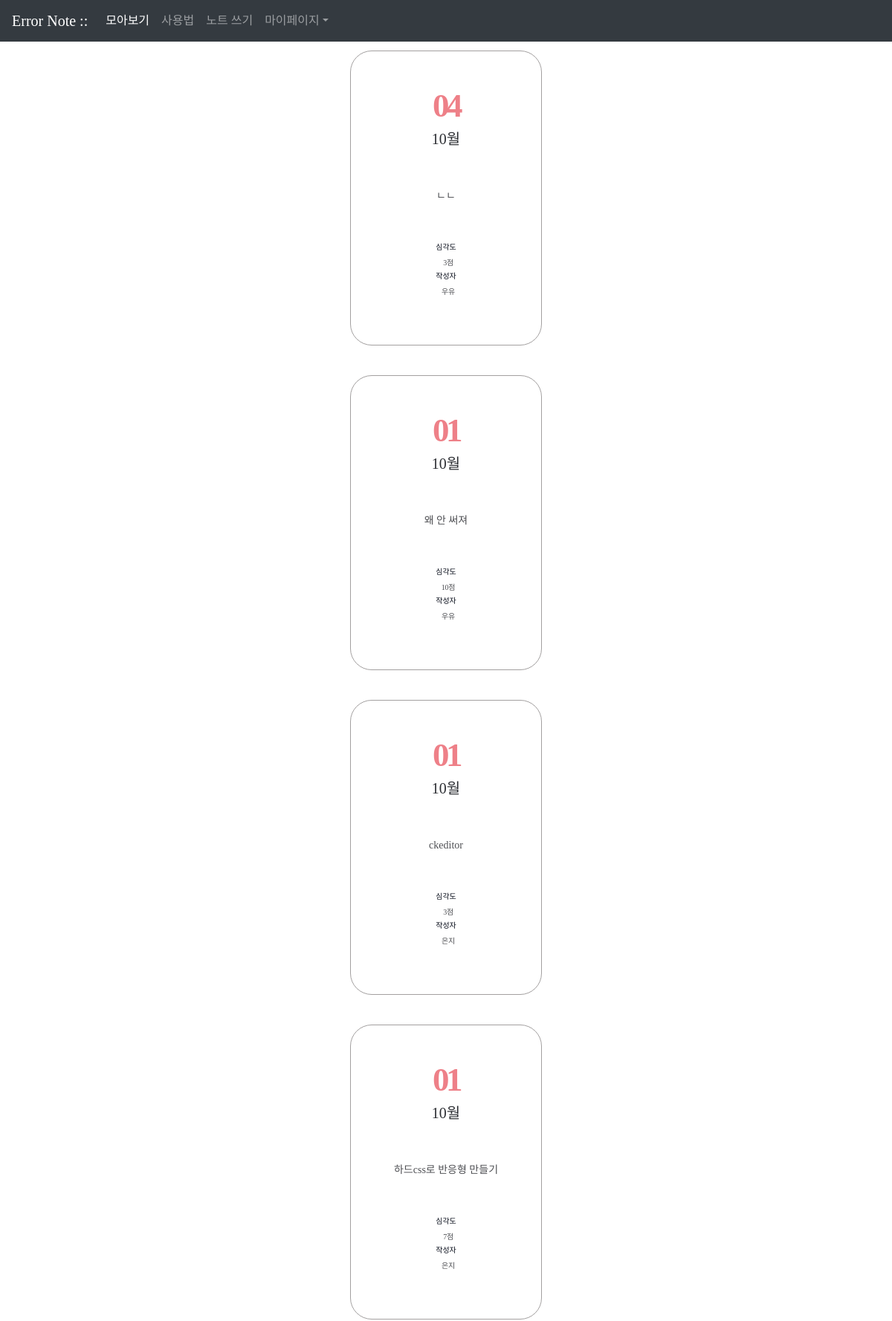
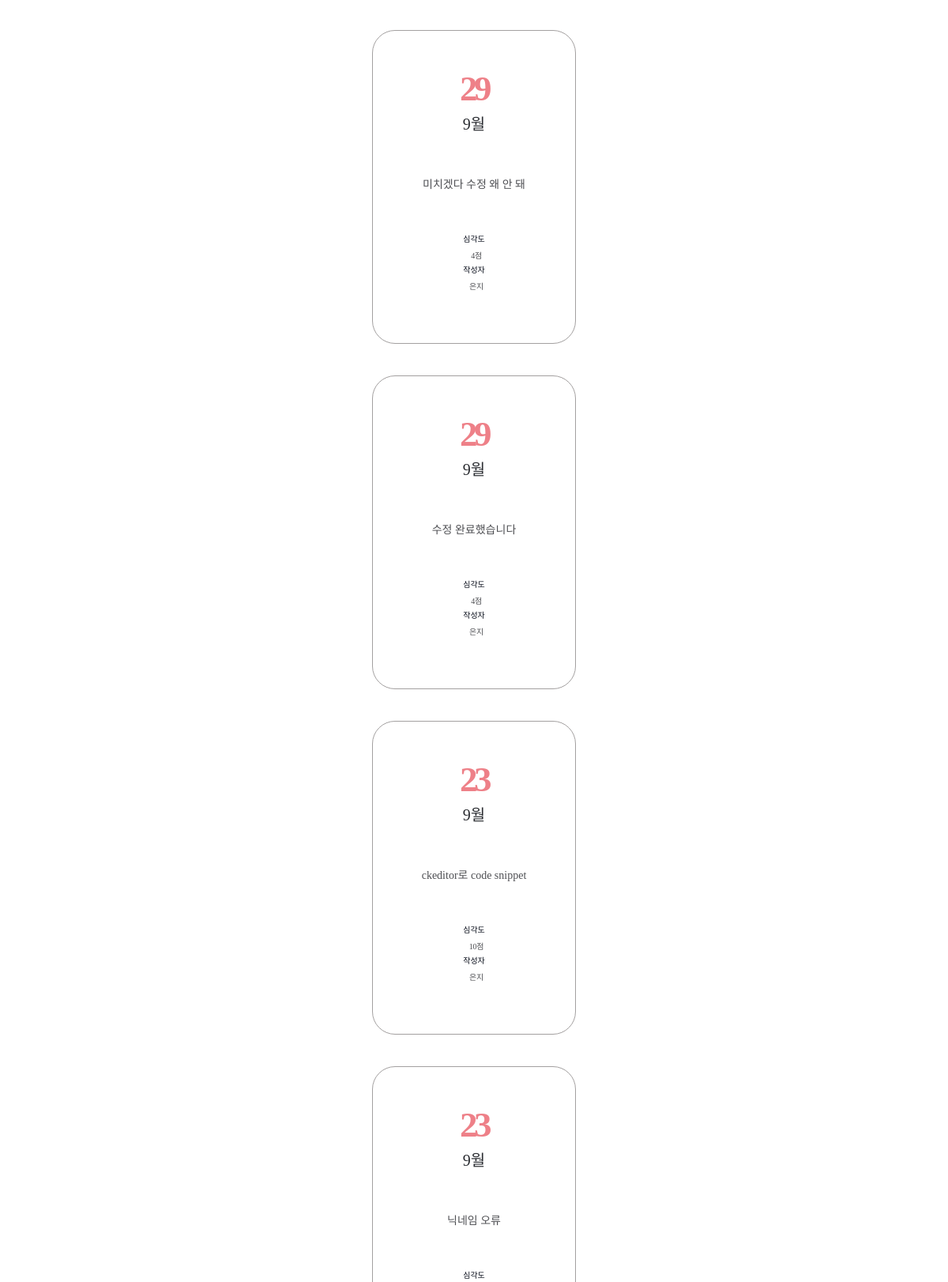
Screenshot of /diary/ (upper part) with the database file from the repository (2 pictures, top to bottom).
### diary/models.py (models this page shows, shortened)
class Page(models.Model):
    title = models.CharField(max_length=50)
    content = models.TextField()
    score = models.IntegerField()
    dt_created = models.DateTimeField(verbose_name="Date Created", auto_now_add=True)
    author = models.ForeignKey(User, on_delete=models.CASCADE)

### userplate/models.py (models this page shows, shortened)
class User(AbstractUser):
    nickname = models.CharField(max_length=10, unique=True, null=True, validators=[validate_no_special_characters], error_messages={'unique': '이미 사용 중인 닉네임입니다.'},)

### diary/views.py (the view)
# urls.py: path('diary/', views.PageListView.as_view(), name='page-list'),
class PageListView(ListView):
    model = Page
    ordering = ['-dt_created']
    paginate_by = 8

### diary/templates/diary/page_list.html
{% extends './base.html' %}
{% block content %}
<div class="contents py-5 wrap-note d-flex">
    <div class="note container col-sm-3 col-md-4">
        <div class="note-list">
            <ul>
                {% for obj in page_obj.object_list %}
                <li class="card-body">
                    <a href="{% url 'page-detail' obj.id %}">
                        <div class="date">
                            <span>{{obj.dt_created|date:"d"}}</span>
                            <p>{{obj.dt_created|date:"M"}}</p>
                        </div>
                        <h2>{{obj.title}}</h2>
                        <div class="score">
                            <p>심각도</p>
                            <span>{{obj.score}}점</span><br>
                            <p>작성자</p>
                            <span>{{obj.author.nickname}}</span>
                        </div>
                    </a>
                </li>
                {% endfor %}
            </ul>
        </div>
    </div>
</div>
{% endblock content %}

### diary/static/diary/css/styles.css (style rules this page uses)
h1,h2,h3,p,a,ul,li { margin: 0; padding: 0; font-family: 'NanumSquare'; list-style: none; text-decoration: none; outline: none; }
html { position: relative; min-height: 100%; margin: 0; }
body { margin: 0; padding: 0; -webkit-font-smoothing: antialiased; -moz-osx-font-smoothing: auto; }
.note-list ul li a { display: block; width: 258px; height: 397px; margin: 0 auto; background: #fff; border: solid 1px #a3a0a0; border-radius: 29px; }
.note-list ul li a .date { margin-top: 40px; margin-bottom: 55px; text-align: center; }
.note-list ul li a .date p { font-family: 'NanumSquare'; color: #2b2d32; font-size: 20px; text-align: center; text-transform: capitalize; line-height: 1; }
.note-list ul li a .date span { display: block; font-family: 'NanumSquare'; color: #ee8088; font-weight: 700; font-size: 45px; letter-spacing: -4.47px; }
.note-list ul li a h2 { font-family: 'NanumBarunpen'; color: #4e4f53; font-weight: normal; font-size: 14px; line-height: 1.67; text-align: center; }
.note-list ul li a .score { margin-top: 50px; text-align: center; }
.note-list ul li a .score p { font-family: 'NanumSquare'; color: #060b18; font-size: 10px; }
.note-list ul li a .score span { padding-left: 6px; font-family: 'NanumBarunpen'; color: #4e4f53; font-size: 10px; letter-spacing: -0.29px; }
.contents { display: flex; justify-content: space-between; align-items: center; }
.note-list { display: block; height: 167px; border-radius: 18px; background-position: center; background-size: cover; }

### rows the page displays
Page: dt_created "04", dt_created "10월", title "ㄴㄴ", score "3", author.nickname "우유"
Page: dt_created "01", dt_created "10월", title "왜 안 써져", score "10", author.nickname "우유"
Page: dt_created "01", dt_created "10월", title "ckeditor", score "3", author.nickname "은지"
Page: dt_created "01", dt_created "10월", title "하드css로 반응형 만들기", score "7", author.nickname "은지"
Page: dt_created "29", dt_created "9월", title "미치겠다 수정 왜 안 돼", score "4", author.nickname "은지"
Page: dt_created "29", dt_created "9월", title "수정 완료했습니다", score "4", author.nickname "은지"
Page: dt_created "23", dt_created "9월", title "ckeditor로 code snippet", score "10", author.nickname "은지"
Page: dt_created "23", dt_created "9월", title "닉네임 오류"
